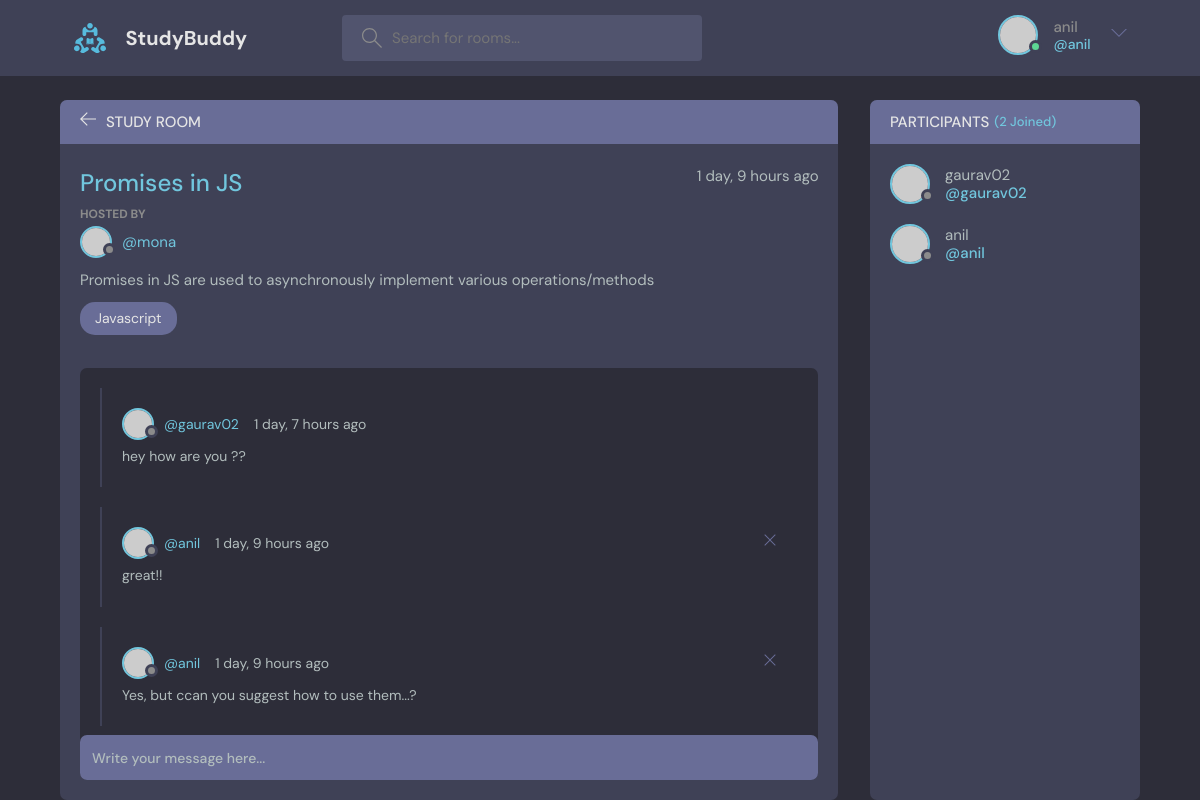
Page /room/6/ (signed in) on the committed database.
### projects/models.py (models this page shows, shortened)
class Room(models.Model):
    host = models.ForeignKey(User, on_delete=models.SET_NULL, null=True)
    topic = models.ForeignKey(Topic, on_delete=models.SET_NULL, null=True)
    name = models.CharField(max_length=200)
    description = models.TextField(null=True, blank=True)
    participants = models.ManyToManyField(
        User, related_name='participants', blank=True)
    updated = models.DateTimeField(auto_now=True)
    created = models.DateTimeField(auto_now_add=True)
    class Meta:
        ordering = ['-updated', '-created']

class Topic(models.Model):
    name = models.CharField(max_length=200)
    def __str__(self):
        return self.name

class Message(models.Model):
    user = models.ForeignKey(User, on_delete=models.CASCADE)
    room = models.ForeignKey(Room, on_delete=models.CASCADE)
    body = models.TextField()
    updated = models.DateTimeField(auto_now=True)
    created = models.DateTimeField(auto_now_add=True)

### projects/views.py (the view, shortened to what this page needs)
# urls.py: path('room/<str:pk>/', views.room, name="room"),
def room(request, pk):
    room = Room.objects.get(id=pk)
    room_messages = room.message_set.all().order_by('-created')
    participants = room.participants.all()
    context = {"room": room, 'room_messages': room_messages,
               'participants': participants}
    return render(request, 'projects/room.html', context)

### projects/templates/projects/room.html (shortened to what this page needs)
{% extends 'main.html' %}
{% block content %}
<main class="profile-page layout layout--2">
  <div class="container">
    <div class="room">
      <div class="room__top">
        <div class="room__topLeft">
          <a href="{% url 'home' %}">
            <svg version="1.1" xmlns="http://www.w3.org/2000/svg" width="32" height="32" viewBox="0 0 32 32">
              <title>arrow-left</title>
              <path
                d="M13.723 2.286l-13.723 13.714 13.719 13.714 1.616-1.611-10.96-10.96h27.625v-2.286h-27.625l10.965-10.965-1.616-1.607z">
              </path>
            </svg>
          </a>
          <h3>Study Room</h3>
        </div>
      </div>
      <div class="room__box scroll">
        <div class="room__header scroll">
          <div class="room__info">
            <h3>{{room.name}}</h3>
            <span>{{room.created|timesince}} ago</span>
          </div>
          <div class="room__hosted">
            <p>Hosted By</p>
            <a href="{% url 'user-profile' room.host.id%}" class="room__author">
              <div class="avatar avatar--small">
                <img src="https://randomuser.me/api/portraits/men/37.jpg" />
              </div>
              <span>@{{room.host.username}}</span>
            </a>
          </div>
          <div class="room__details">{{room.description}}</div>
          <span class="room__topics">{{room.topic}}</span>
        </div>
        <div class="room__conversation">
          <div class="threads scroll">
            {% for message in room_messages %}
            <div class="thread">
              <div class="thread__top">
                <div class="thread__author">
                  <a href="{% url 'user-profile' message.user.id %}" class="thread__authorInfo">
                    <div class="avatar avatar--small">
                      <img src="https://randomuser.me/api/portraits/men/37.jpg" />
                    </div>
                    <span>@{{message.user}}</span>
                  </a>
                  <span class="thread__date">{{message.created|timesince}} ago</span>
                </div>
                {% if request.user == message.user %}
                <a href="{% url 'delete-message' message.id %}">
                  <div class="thread__delete">
                    <svg version="1.1" xmlns="http://www.w3.org/2000/svg" width="32" height="32" viewBox="0 0 32 32">
                      <title>remove</title>
                      <path
                        d="M27.314 6.019l-1.333-1.333-9.98 9.981-9.981-9.981-1.333 1.333 9.981 9.981-9.981 9.98 1.333 1.333 9.981-9.98 9.98 9.98 1.333-1.333-9.98-9.98 9.98-9.981z">
                      </path>
                    </svg>
                  </div>
                </a>
                {% endif %}
              </div>
              <div class="thread__details">{{message.body}}</div>
            </div>
            {% endfor%}
          </div>
        </div>
      </div>
      {% if request.user.is_authenticated %}
      <div class="room__message">
        <form method="POST" action="">{% csrf_token %}<input type="text" name="body"
            placeholder="Write your message here..." /></form>
      </div>
      {% endif %}
    </div>
    <div class="participants">
      <h3 class="participants__top">Participants <span>({{participants.count}} Joined)</span></h3>
      <div class="participants__list scroll">
        {% for user in participants %}
        <a href="{% url 'user-profile' user.id %}" class="participant">
          <div class="avatar avatar--medium">
            <img src="https://randomuser.me/api/portraits/men/37.jpg" />
          </div>
          <p>
            {{user.username}}
            <span>@{{user.username}}</span>
          </p>
        </a>
        {% endfor %}
      </div>
    </div>
  </div>
</main>
{% endblock %}

### Templates/navbar.html (shortened to what this page needs)
{% load static %}
<header class="header header--loggedIn">
    <div class="container">
        <a href="{% url 'home' %}" class="header__logo">
            <img src="{% static 'images/logo.svg' %}" />
            <h1>StudyBuddy</h1>
        </a>
        <form class="header__search" method="POST" action='{% url "home" %}'>
            <label>
                <input name="q" placeholder="Search for rooms..." />
            </label>
        </form>
        <nav class="header__menu">
            {% if request.user.is_authenticated %}
            <div class="header__user">
                <a href="profile.html">
                    <div class="avatar avatar--medium active">
                        <img src="https://randomuser.me/api/portraits/men/37.jpg" />
                    </div>
                    <p>{{request.user.username}}<span>@{{request.user.username}}</span></p>
                </a>
                <button class="dropdown-button">
                    <svg version="1.1" xmlns="http://www.w3.org/2000/svg" width="32" height="32" viewBox="0 0 32 32">
                        <title>chevron-down</title>
                        <path d="M16 21l-13-13h-3l16 16 16-16h-3l-13 13z"></path>
                    </svg>
                </button>
            </div>
            {% else %}
            <a href="{% url 'login' %}">
                <img src="{% static 'images/avatar.svg' %}" />
                <p>Login</p>
            </a>
            {% endif %}
        </nav>
    </div>
</header>

### rows in the picture
Room: name "Promises in JS", created "1 day, 9 hours", host.username "mona", description "Promises in JS are used to asynchronously implement various operations/methods", topic "Javascript"
Message: user "gaurav02", created "1 day, 7 hours", body "hey how are you ??"
Message: user "anil", created "1 day, 9 hours", body "great!!"
Message: user "anil", created "1 day, 9 hours", body "Yes, but ccan you suggest how to use them...?"

### other values in the picture
{{ request.user.username }} "anil"
{{ participants.count }} "2"
{{ user.username }} "gaurav02"
{{ user.username }} "anil"
